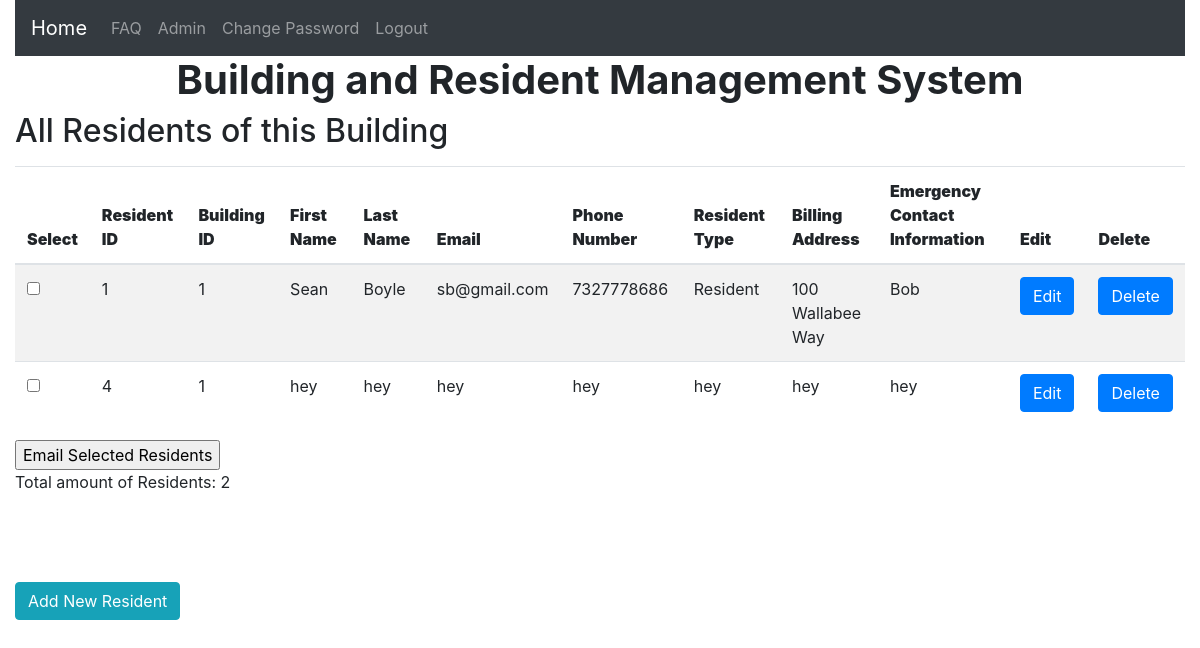
The page /residents.php?id=1 on the database its author committed.
### tables this page shows
CREATE TABLE `Residents` (
  `ResidentID` int(11) NOT NULL AUTO_INCREMENT,
  `BuildingID` int(11) NOT NULL,
  `FirstName` varchar(100) NOT NULL,
  `LastName` varchar(100) NOT NULL,
  `Email` varchar(100) NOT NULL,
  `PhoneNumber` varchar(100) NOT NULL,
  `ApartNum` varchar(100) NOT NULL,
  `ResType` varchar(100) NOT NULL,
  `BillingAddress` varchar(100) DEFAULT NULL,
  `EmerContactInfo` varchar(100) NOT NULL,
  `Edit` varchar(10) NOT NULL DEFAULT 'Edit',
  `Del` varchar(10) NOT NULL DEFAULT 'Delete',
  PRIMARY KEY (`ResidentID`),
  KEY `Build_ID` (`BuildingID`),
  CONSTRAINT `Residents_ibfk_1` FOREIGN KEY (`BuildingID`) REFERENCES `Buildings` (`BuildingID`)
);

### residents.php (the view, shortened to what this page needs)
<!doctype html>
<html lang="en">
<head>
</head>
<body>
<div id="container" class="col-sm-12">
<?php include('header.php'); ?>
<div id="content">
<h2>All Residents of this Building </h2>
<p>
<?php
    require ('mysqli_connect.php');
        if ( (isset($_GET['id'])) && (is_numeric($_GET['id'])) ) {
        	$id = $_GET['id'];
        }
    $pagerows = 30;
    if (isset($_GET['s']) && is_numeric ($_GET['s'])) {
        $start = $_GET['s'];
    } else {
        $start = 0;
    }
    $q = "SELECT ResidentID, BuildingID, FirstName, LastName, Email, PhoneNumber, ResType, BillingAddress, EmerContactInfo, Edit, Del FROM Residents WHERE BuildingID=$id ORDER BY ResidentID ASC LIMIT $start, $pagerows";
    $result = mysqli_query ($dbcon, $q);
    if ($result) {
    echo '<table class="table table-striped" cellspacing="15">
        <thead><tr>
        <th scope="col"><b>Select</b></th>
        <th scope="col"><b>Resident ID</b></th>
        <th scope="col"><b>Building ID</b></th>
        <th scope="col"><b>First Name</b></th>
        <th scope="col"><b>Last Name</b></th>
        <th scope="col"><b>Email</b></th>
        <th scope="col"><b>Phone Number</b></th>
        <th scope="col"><b>Resident Type</b></th>
	    <th scope="col"><b>Billing Address</b></th>
	    <th scope="col"><b>Emergency Contact Information</b></th>
        <th scope="col"><b>Edit</b></th>
        <th scope="col"><b>Delete</b></th>
        </tr>
	</thead>
    <form action="email_multiple.php" method="post">
	<tbody>';
    while ($row = mysqli_fetch_array($result, MYSQLI_ASSOC)) {
        echo '<tr>
            <td><input type="checkbox" value="' . $row['Email'] . '" name="Emails[]"></td>
	        <td>' . $row['ResidentID'] . '</td>
            <td>' . $row['BuildingID'] . '</td>
            <td>' . $row['FirstName'] . '</td>
            <td>' . $row['LastName'] . '</td>
            <td>' . $row['Email'] . '</td>
            <td>' . $row['PhoneNumber'] . '</td>
            <td>' . $row['ResType'] . '</td>
	        <td>' . $row['BillingAddress'] . '</td>
	        <td>' . $row['EmerContactInfo'] . '</td>
            <td><a class="btn btn-primary" href="edit_resident.php?id=' . $row['ResidentID'] . '">Edit</a></td>
            <td><a class="btn btn-primary" href="delete_resident.php?id=' . $row['ResidentID'] . '">Delete</a></td>
            </tr>';
        }
        echo '</tbody>';
        echo '</table>';
        echo '<input type="submit" name="emailSubmit" value="Email Selected Residents" />';
    } else {
        echo '<p class="error">An error has occured, residents cannot be displayed</p>';
        echo '<p>' . mysqli_error($dbcon) . '<br><br>Query: ' . $q . '</p>';
    }
    $q = "SELECT COUNT(ResidentID) FROM Residents WHERE BuildingID=$id";
    $result = mysqli_query ($dbcon, $q);
    $row = mysqli_fetch_array ($result, MYSQLI_NUM);
    $residents = $row[0];
    echo "<p>Total amount of Residents: $residents</p>";
        echo '<br> <br> <br>';
        echo '<div><a href="add_resident.php?id=' . $id . '" class="btn btn-info">Add New Resident</a></div>'
?>
</p>
    <br>
    </div>
    </div>
</body>
</html>

### rows shown on the page
residents: ResidentID "1", BuildingID "1", FirstName "Sean", LastName "Boyle", Email "sb@gmail.com", PhoneNumber "7327778686", ResType "Resident", BillingAddress "100 Wallabee Way", EmerContactInfo "Bob"
residents: ResidentID "4", BuildingID "1", FirstName "hey", LastName "hey", Email "hey", PhoneNumber "hey", ResType "hey", BillingAddress "hey", EmerContactInfo "hey"

### other values the page prints
$residents "2"
